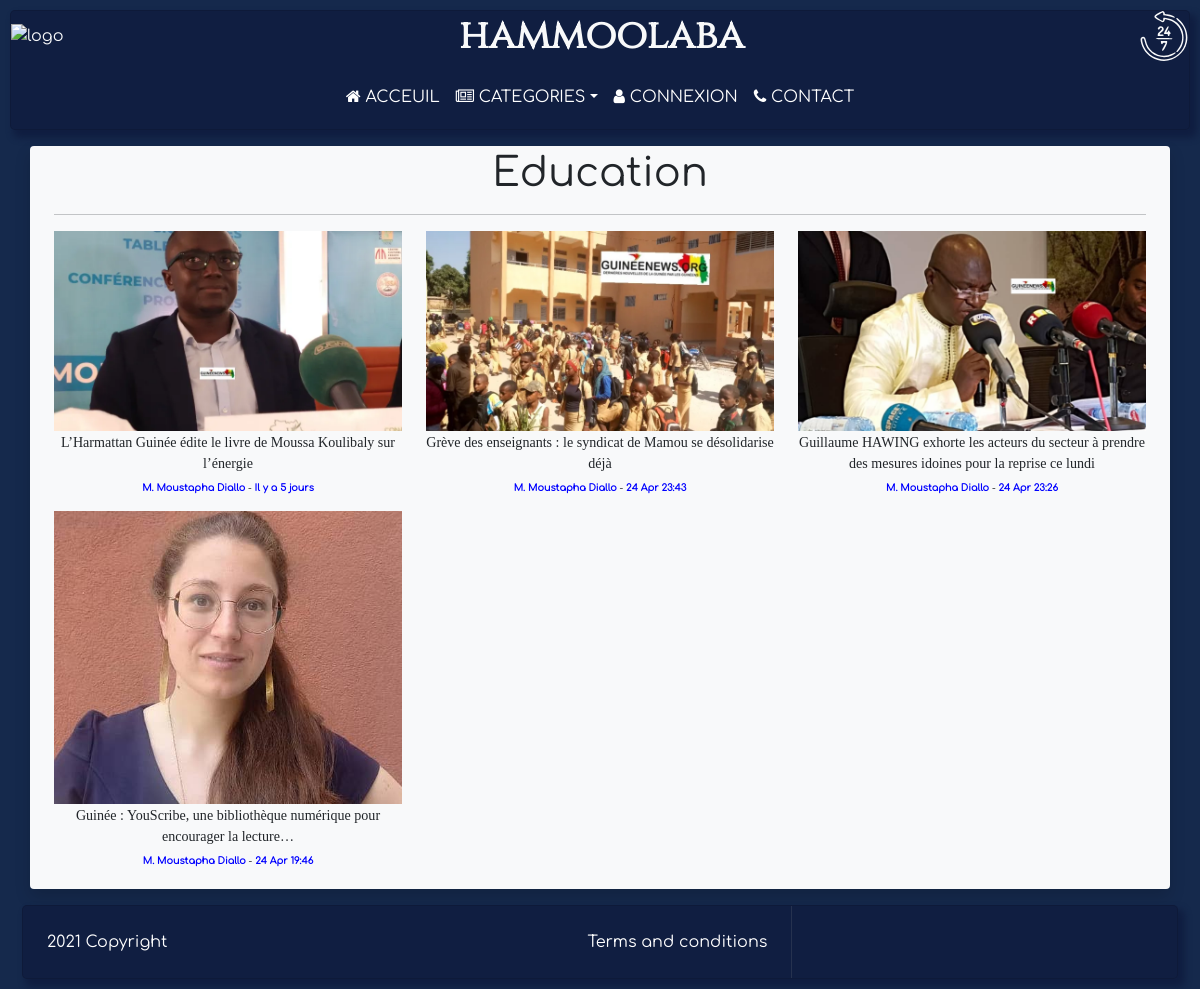
/category.php?id=2, run on the app's committed database.
### tables this page shows
CREATE TABLE `categories` (
  `id` int NOT NULL AUTO_INCREMENT,
  `name` varchar(100) NOT NULL,
  `colortheme` varchar(20) DEFAULT NULL,
  PRIMARY KEY (`id`)
);

CREATE TABLE `articles` (
  `id` int NOT NULL AUTO_INCREMENT,
  `title` varchar(255) NOT NULL,
  `dateposted` datetime NOT NULL,
  `body` text NOT NULL,
  `imgpath` varchar(100) NOT NULL,
  `cat_id` int NOT NULL,
  `author_id` int NOT NULL,
  PRIMARY KEY (`id`),
  KEY `cat_id` (`cat_id`),
  KEY `fk_author_id_users_id` (`author_id`),
  CONSTRAINT `articles_ibfk_1` FOREIGN KEY (`cat_id`) REFERENCES `categories` (`id`),
  CONSTRAINT `fk_author_id_users_id` FOREIGN KEY (`author_id`) REFERENCES `users` (`id`)
);

CREATE TABLE `users` (
  `id` int NOT NULL AUTO_INCREMENT,
  `name` varchar(100) NOT NULL,
  `username` varchar(20) NOT NULL,
  `password` varchar(20) NOT NULL,
  `email` varchar(100) NOT NULL,
  `role` char(1) NOT NULL DEFAULT '0',
  PRIMARY KEY (`id`),
  UNIQUE KEY `username` (`username`),
  UNIQUE KEY `email` (`email`)
);

### config.php (called while the page is built, shortened)
<?php
  $config_imgarticle_folder = "Images/articles";

### functions.php (the view)
<?php
function date_duree($from){
  $to = time();
  $from = strtotime($from);
  $diff = ($to - $from);
  if($diff < 3600){
    $duree = sprintf("%d", $diff / 60);
    return "Il y a " . $duree . " minute" . ($duree > 1 ? "s" : "");
  }
  else if($diff < 86400){
    $duree = sprintf("%d", $diff / 3600);
    return "Il y a " . $duree . " heure" . ($duree > 1 ? "s" : "");
  }
  else if($diff < 86400 * 7){
    $duree = sprintf("%d", $diff / 86400);
    return "Il y a " . $duree . " jour" . ($duree > 1 ? "s" : "");
  }
  else if($diff < 86400 * 364.25){
    return date('d M H:i', $from);
  }
  else
    return date('D d M Y H:i', $from);
}
function article($datas){
  require "config.php";
  return
  '<div class="grid-item col-lg-4 col-md-6">'
    . '<div class="d-flex flex-column">'
      . '<div class="image_article"><img src="' . $config_imgarticle_folder . '/' . $datas['imgpath'] . '" alt="' . $datas['title'] . '" width="100%"></div>'
      . '<div>'
          . '<h5 class="article-title"><a href="article.php?id='. $datas['id'] . '">'. $datas['title'] . '</a></h5>'
          . '<p class="infos-sup"><span class="auteur-article">'. $datas['author_name'] . '</span> - <span class="heure-publication">' . date_duree($datas['dateposted']) . '</span></p>'
      . '</div>'
    . '</div>'
  . '</div>';
}

### category.php (shortened to what this page needs)
<?php
		require "config.php";
		require "functions.php";
		$db = new mysqli($hname, $uname, $pword, $dbase);
		if(isset($_GET['id'])){
				if(isset($_GET['page'])){
					$page = (int)$_GET['page'];
					if($page <= 0) $page = 1;
				}
				else{
					$page = 1;
				}
				$id = (int)$_GET['id'];
				$querystr = "SELECT categories.*, count(articles.id) AS total_articles FROM categories INNER JOIN articles ON categories.id = articles.cat_id WHERE articles.cat_id = " . $id;
				$resultcateg = $db->query($querystr);
		}
		else{
				$querystr = "SELECT categories.*, count(articles.id) AS total_articles FROM categories INNER JOIN articles ON categories.id = articles.cat_id GROUP BY categories.id, categories.name ORDER BY categories.name";
				$resultcateg = $db->query($querystr);
		}
		require "includes/header.php" ;
?>
<div class="container">
	<?php if($resultcateg->num_rows === 0) : ?>
		<h2 class="text-center">Liste des topics</h2>
		<?= "<p>Il n'y au aucun topic actuellement !</p>"?>
	<?php elseif($resultcateg->num_rows === 1): ?>
		<?php
			$rowcat = $resultcateg->fetch_array(MYSQLI_ASSOC);
			echo "<h1 class='text-center'>" . $rowcat['name'] . '</h1>';
			echo "<hr>";
		?>
		<div class="row grid">
			<?php
				$resultarticles = $db->query("SELECT articles.id, title, dateposted, imgpath, users.name AS author_name FROM articles INNER JOIN users ON articles.author_id = users.id WHERE articles.cat_id = " . $id . " ORDER BY dateposted DESC");
				if($resultarticles->num_rows === 0){
					echo "<p>Il n'y a aucun article sur ce topic pour l'instant !";
				}
				else{
					$resultarticles->data_seek(($page - 1) * MAX_ARTICLES_PER_PAGE);
					$i = 0;
					while($i < MAX_ARTICLES_PER_PAGE && $rowarticle = $resultarticles->fetch_array(MYSQLI_ASSOC)){
						echo article($rowarticle);
						$i++;
					}
				}
			?>
		</div>
	<?php endif ?>
</div>
<?php require "includes/footer.php" ; ?>

### css/index.css (style rules this page uses)
body { padding : 10px; font-family: 'Comfortaa'; background-color: #15294c; }
.article-title, .title { font-family: "Ballo2"; }
.article-title a, .urgent a, .category-name a { color : black; text-decoration: none; font-size: 1.1em; }
.article-title { text-align:center; }
.article-title a { color : inherit; text-decoration: none; font-size: 0.8em; }
.auteur-article, .heure-publication { color : blue; font-weight: bold; }
.infos-sup { text-align: center; font-size: 0.7em; }

### css/category.css (style rules this page uses)
.article-title { font-size: 1.1em; }
.infos-sup { font-size: 0.6em; }

### data on the page
categories: name "Education"
articles: imgpath (picture), title "L’Harmattan Guinée édite le livre de Moussa Koulibaly sur l’énergie", author.name "M. Moustapha Diallo", dateposted "Il y a 5 jours"
articles: imgpath (picture), title "Grève des enseignants : le syndicat de Mamou se désolidarise déjà", author.name "M. Moustapha Diallo", dateposted "24 Apr 23:43"
articles: imgpath (picture), title "Guillaume HAWING exhorte les acteurs du secteur à prendre des mesures idoines pour la reprise ce lundi", author.name "M. Moustapha Diallo", dateposted "24 Apr 23:26"
articles: imgpath (picture), title "Guinée : YouScribe, une bibliothèque numérique pour encourager la lecture…", author.name "M. Moustapha Diallo", dateposted "24 Apr 19:46"
